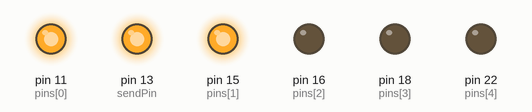
A program run on a simulated Raspberry Pi (header pin numbers), started with the argument 3. Shown: output pins drawn as LEDs (lit = HIGH). At 0.5 s the program stops and its outputs stay as they are.

Above: at 0.1 s.
At 0.6 s:
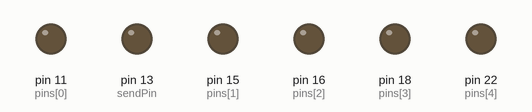
Timing chart, 0 to 2.0 s (numbered marks = the images above):
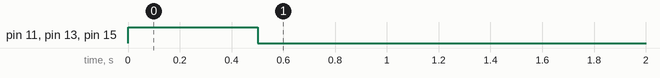

The program:

gpio-binary.py
```python
import RPi.GPIO as GPIO
import time
import sys

GPIO.setwarnings(False)

#A | GPIO | PIN NAME | WIRE COLOR
#0    17       11        Yellow
#1    22       15        Green
#2    23       16        Blue
#3    24       18        Purple
#4    25       22        Gray
#5    27       13        White

pins = [11,15,16,18,22,13]
binaryPins = [11,15,16,18,22]
sendPin = 13

GPIO.setmode(GPIO.BOARD)
for i in range(len(pins)):
	GPIO.setup(pins[i], GPIO.OUT)
	GPIO.output(pins[i],False)

num = int(sys.argv[1])
binaryString = '{0:05b}'.format(num)[::-1]
for i in range(len(binaryString)):
	if "1" in binaryString[i]:
		GPIO.output(binaryPins[i],True)
	else:
		GPIO.output(binaryPins[i],False)


GPIO.output(sendPin,True)
time.sleep(.5)
GPIO.output(sendPin,False)

for i in range(len(pins)):
	GPIO.output(pins[i],False)
```

Measured:
- by itself, pin 11 (pins[0]), pin 13 (sendPin), pin 15 (pins[1]): LOW → HIGH at 0.00 s, → LOW 0.50 s later
